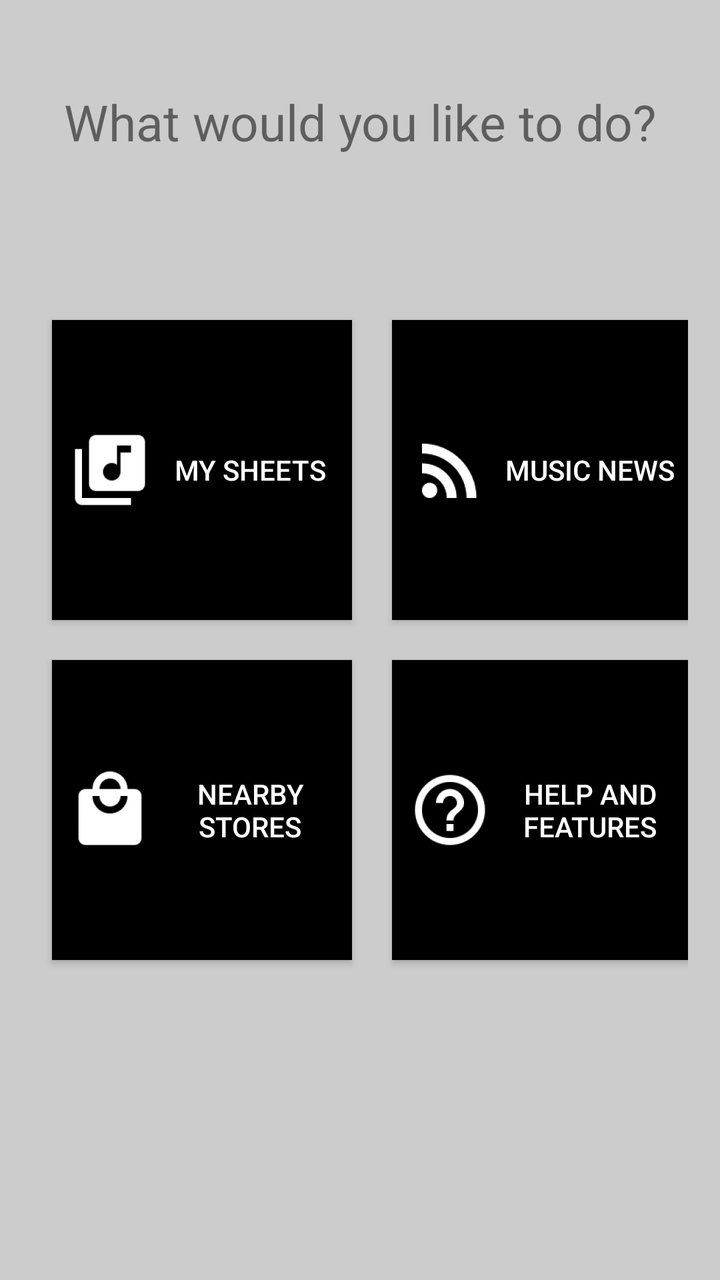
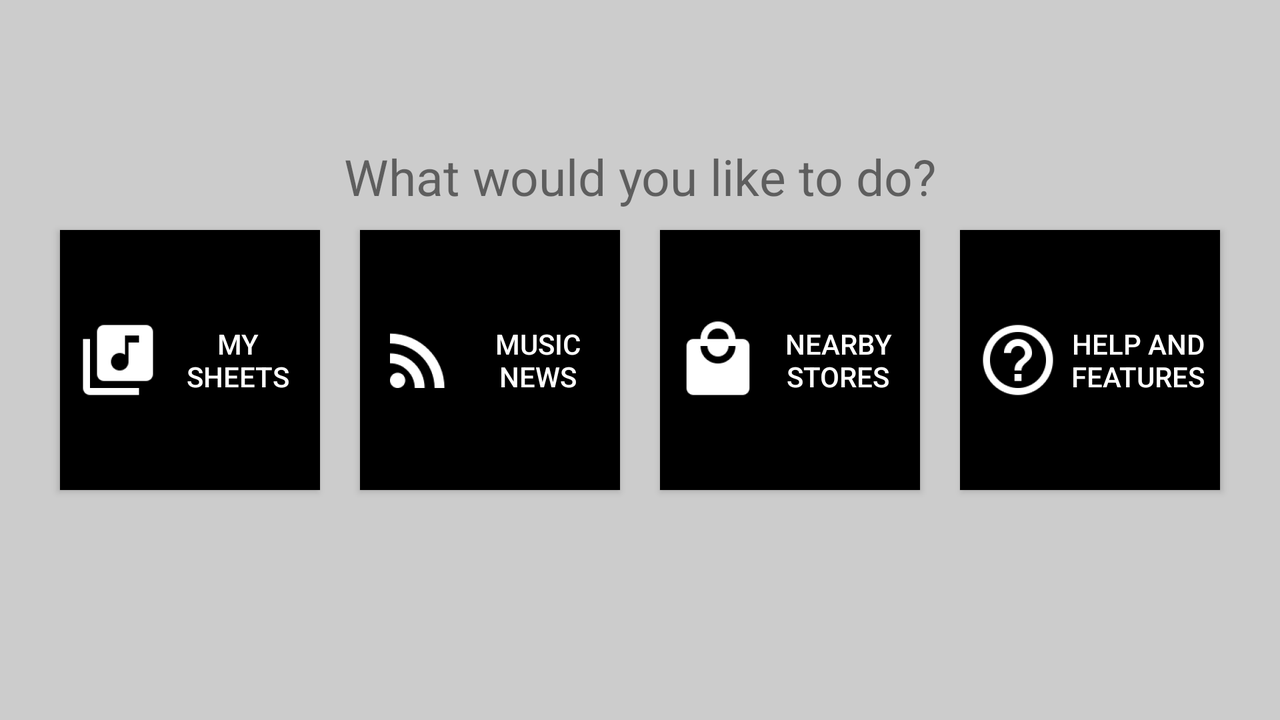

One screen, two layout resources from the same app: the default and the repository's alternative for another configuration. Each is rendered where Android would select it; the XML of both is given below.
<!-- AndroidManifest.xml: application theme AppTheme -->
<!-- res/layout/content_main.xml -->
<?xml version="1.0" encoding="utf-8"?>
<RelativeLayout xmlns:android="http://schemas.android.com/apk/res/android"
    xmlns:app="http://schemas.android.com/apk/res-auto"
    xmlns:tools="http://schemas.android.com/tools"
    android:id="@+id/content_main"
    android:layout_width="match_parent"
    android:layout_height="match_parent"
    android:paddingBottom="@dimen/activity_vertical_margin"
    android:paddingLeft="@dimen/activity_horizontal_margin"
    android:paddingRight="@dimen/activity_horizontal_margin"
    android:paddingTop="@dimen/activity_vertical_margin"
    app:layout_behavior="@string/appbar_scrolling_view_behavior"
    tools:context="com.example.christopher.mysheetmusic.MainActivity"
    tools:showIn="@layout/activity_main">


    <GridLayout
        android:layout_width="wrap_content"
        android:layout_height="wrap_content"
        android:layout_centerHorizontal="true"
        android:layout_centerVertical="true">


        <Button
            android:id="@+id/MySheetsButton"
            android:layout_width="@dimen/main_button_size"
            android:layout_height="@dimen/main_button_size"
            android:layout_column="1"
            android:layout_margin="10dp"
            android:layout_row="1"
            android:background="@color/msm_button_background"
            android:drawableStart="@mipmap/ic_library"
            android:padding="5dp"
            android:text="@string/title_activity_my_sheets"
            android:textColor="@color/msm_button_text" />

        <Button
            android:id="@+id/MusicNewsButton"
            android:layout_width="@dimen/main_button_size"
            android:layout_height="@dimen/main_button_size"
            android:layout_column="2"
            android:layout_margin="10dp"
            android:layout_row="1"
            android:background="@color/msm_button_background"
            android:drawableStart="@mipmap/ic_rss"
            android:padding="5dp"
            android:text="@string/title_activity_music_news"
            android:textColor="@color/msm_button_text" />

        <Button
            android:id="@+id/NearbyStoresButton"
            android:layout_width="@dimen/main_button_size"
            android:layout_height="@dimen/main_button_size"
            android:layout_column="1"
            android:layout_margin="10dp"
            android:layout_row="2"
            android:background="@color/msm_button_background"
            android:drawableStart="@mipmap/ic_store"
            android:padding="5dp"
            android:text="@string/title_activity_nearby_stores"
            android:textColor="@color/msm_button_text" />

        <Button
            android:id="@+id/HelpButton"
            android:layout_width="@dimen/main_button_size"
            android:layout_height="@dimen/main_button_size"
            android:layout_column="2"
            android:layout_margin="10dp"
            android:layout_row="2"
            android:background="@color/msm_button_background"
            android:drawableStart="@mipmap/ic_help"
            android:padding="5dp"
            android:text="@string/help_button_text"
            android:textColor="@color/msm_button_text" />


    </GridLayout>

    <TextView
        android:id="@+id/welcomeTextView"
        android:layout_width="wrap_content"
        android:layout_height="wrap_content"
        android:layout_alignParentTop="true"
        android:layout_centerHorizontal="true"
        android:layout_marginTop="28dp"
        android:text="@string/main_welcome"
        android:textSize="@dimen/main_welcometext_size" />

</RelativeLayout>
<!-- res/layout/activity_main.xml (included above) -->
<?xml version="1.0" encoding="utf-8"?>
<android.support.design.widget.CoordinatorLayout xmlns:android="http://schemas.android.com/apk/res/android"
    xmlns:app="http://schemas.android.com/apk/res-auto"
    xmlns:tools="http://schemas.android.com/tools"
    android:id="@+id/coordinator"
    android:layout_width="match_parent"
    android:layout_height="match_parent"
    android:fitsSystemWindows="true"
    tools:context="com.example.christopher.mysheetmusic.MainActivity">

    <android.support.design.widget.AppBarLayout
        android:layout_width="match_parent"
        android:layout_height="wrap_content"
        android:theme="@style/AppTheme.AppBarOverlay">

        <android.support.v7.widget.Toolbar
            android:id="@+id/toolbar"
            android:layout_width="match_parent"
            android:layout_height="?attr/actionBarSize"
            android:background="?attr/colorPrimary"
            app:popupTheme="@style/AppTheme.PopupOverlay" />

    </android.support.design.widget.AppBarLayout>

    <include layout="@layout/content_main" />

</android.support.design.widget.CoordinatorLayout>
<!-- resources referenced by this layout -->
<resources>
  <color name="msm_button_background">#000000</color>
  <color name="msm_button_text">#FFFFFF</color>
  <dimen name="activity_horizontal_margin">16dp</dimen>
  <dimen name="activity_vertical_margin">16dp</dimen>
  <dimen name="main_button_size">150dp</dimen>
  <dimen name="main_welcometext_size">25sp</dimen>
  <!-- mipmap ic_help: png bitmap (mipmap-hdpi, 1512 bytes) -->
  <!-- mipmap ic_library: png bitmap (mipmap-hdpi, 528 bytes) -->
  <!-- mipmap ic_rss: png bitmap (mipmap-hdpi, 1038 bytes) -->
  <!-- mipmap ic_store: png bitmap (mipmap-hdpi, 871 bytes) -->
  <string name="help_button_text">Help and Features</string>
  <string name="main_welcome">What would you like to do?</string>
  <string name="title_activity_music_news">Music News</string>
  <string name="title_activity_my_sheets">My Sheets</string>
  <string name="title_activity_nearby_stores">Nearby Stores</string>
  <style name="AppTheme.AppBarOverlay" parent="ThemeOverlay.AppCompat.Dark.ActionBar" />
  <style name="AppTheme.PopupOverlay" parent="ThemeOverlay.AppCompat.Light" />
  <style name="AppTheme" parent="Theme.AppCompat.Light.DarkActionBar">
          
          <item name="colorPrimary">@color/colorPrimary</item>
          <item name="colorPrimaryDark">@color/colorPrimaryDark</item>
          <item name="colorAccent">@color/colorAccent</item>
          <item name="android:windowBackground">@color/msm_bg_color</item>
  
  
  
      </style>
  <color name="colorPrimary">#000000</color>
  <color name="colorPrimaryDark">#9E9E9E</color>
  <color name="colorAccent">#607D8B</color>
  <color name="msm_bg_color">#cccccc</color>
</resources>
<!-- res/layout-land/content_main.xml (the repository's variant of the layout above) -->
<!-- drawn on the phone turned sideways -->
<?xml version="1.0" encoding="utf-8"?>
<RelativeLayout xmlns:android="http://schemas.android.com/apk/res/android"
    android:layout_width="match_parent"
    android:layout_height="match_parent"
    android:orientation="vertical">

    <GridLayout
        android:id="@+id/gridLayout"
        android:layout_width="wrap_content"
        android:layout_height="wrap_content"
        android:layout_centerHorizontal="true"
        android:layout_centerVertical="true">

        <Button
            android:id="@+id/MySheetsButton"
            android:layout_width="@dimen/main_button_size_land"
            android:layout_height="@dimen/main_button_size_land"
            android:layout_column="1"
            android:layout_margin="10dp"
            android:layout_row="1"
            android:background="@color/msm_button_background"
            android:drawableStart="@mipmap/ic_library"
            android:padding="5dp"
            android:text="@string/title_activity_my_sheets"
            android:textColor="@color/msm_button_text" />

        <Button
            android:id="@+id/MusicNewsButton"
            android:layout_width="@dimen/main_button_size_land"
            android:layout_height="@dimen/main_button_size_land"
            android:layout_column="2"
            android:layout_margin="10dp"
            android:layout_row="1"
            android:background="@color/msm_button_background"
            android:drawableStart="@mipmap/ic_rss"
            android:padding="5dp"
            android:text="@string/title_activity_music_news"
            android:textColor="@color/msm_button_text" />

        <Button
            android:id="@+id/NearbyStoresButton"
            android:layout_width="@dimen/main_button_size_land"
            android:layout_height="@dimen/main_button_size_land"
            android:layout_column="3"
            android:layout_margin="10dp"
            android:layout_row="1"
            android:background="@color/msm_button_background"
            android:drawableStart="@mipmap/ic_store"
            android:padding="5dp"
            android:text="@string/title_activity_nearby_stores"
            android:textColor="@color/msm_button_text" />

        <Button
            android:id="@+id/HelpButton"
            android:layout_width="@dimen/main_button_size_land"
            android:layout_height="@dimen/main_button_size_land"
            android:layout_column="4"
            android:layout_margin="10dp"
            android:layout_row="1"
            android:background="@color/msm_button_background"
            android:drawableStart="@mipmap/ic_help"
            android:padding="5dp"
            android:text="@string/help_button_text"
            android:textColor="@color/msm_button_text" />

    </GridLayout>

    <TextView
        android:id="@+id/welcomeTextView"
        android:layout_width="wrap_content"
        android:layout_height="wrap_content"
        android:layout_above="@+id/gridLayout"
        android:layout_centerHorizontal="true"
        android:text="@string/main_welcome"
        android:textSize="@dimen/main_welcometext_size" />


</RelativeLayout>
<!-- resources referenced by the variant -->
<!-- as the phone turned sideways resolves them -->
<resources>
  <color name="msm_button_background">#000000</color>
  <color name="msm_button_text">#FFFFFF</color>
  <dimen name="main_button_size_land">130dp</dimen>
  <dimen name="main_welcometext_size">25sp</dimen>
  <!-- mipmap ic_help: png bitmap (mipmap-hdpi, 1512 bytes) -->
  <!-- mipmap ic_library: png bitmap (mipmap-hdpi, 528 bytes) -->
  <!-- mipmap ic_rss: png bitmap (mipmap-hdpi, 1038 bytes) -->
  <!-- mipmap ic_store: png bitmap (mipmap-hdpi, 871 bytes) -->
  <string name="help_button_text">Help and Features</string>
  <string name="main_welcome">What would you like to do?</string>
  <string name="title_activity_music_news">Music News</string>
  <string name="title_activity_my_sheets">My Sheets</string>
  <string name="title_activity_nearby_stores">Nearby Stores</string>
  <style name="AppTheme" parent="Theme.AppCompat.Light.DarkActionBar">
          
          <item name="colorPrimary">@color/colorPrimary</item>
          <item name="colorPrimaryDark">@color/colorPrimaryDark</item>
          <item name="colorAccent">@color/colorAccent</item>
          <item name="android:windowBackground">@color/msm_bg_color</item>
  
  
  
      </style>
  <color name="colorPrimary">#000000</color>
  <color name="colorPrimaryDark">#9E9E9E</color>
  <color name="colorAccent">#607D8B</color>
  <color name="msm_bg_color">#cccccc</color>
</resources>
